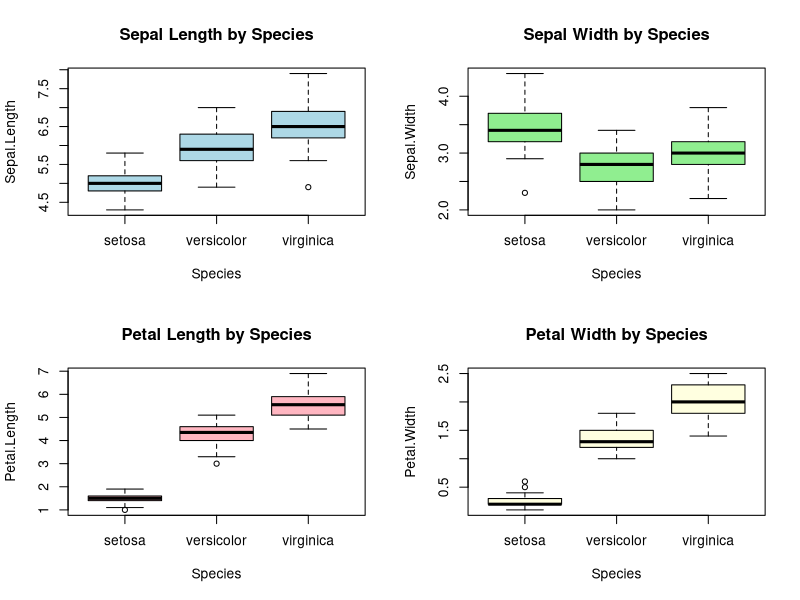
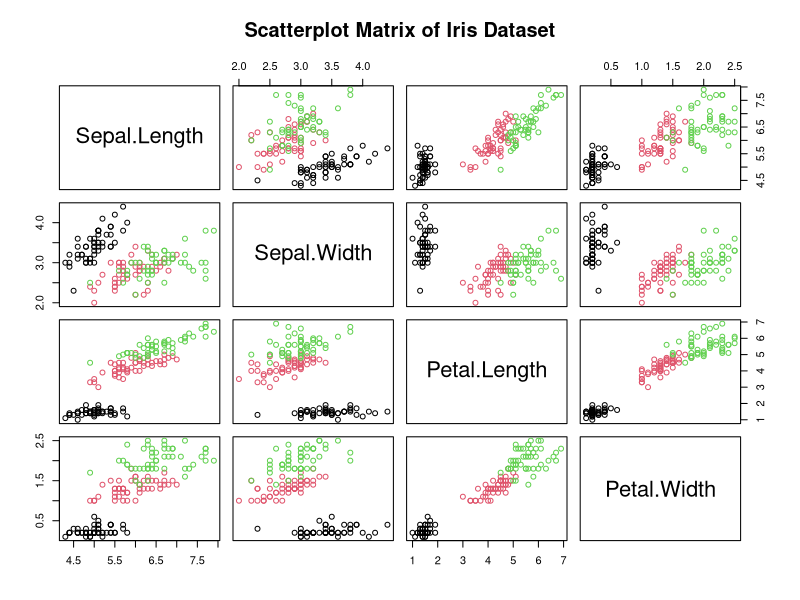

These charts were generated, in order, by the following R code:
data("iris")
print("First 6 rows of iris dataset:")
head(iris)
print("Structure of iris dataset:")
str(iris)
print("Summary statistics:")
summary(iris)
cat("Number of Rows:", nrow(iris), "\n")
cat("Number of Columns:", ncol(iris), "\n")
cat("Any missing values? ", any(is.na(iris)), "\n")
print("Distribution of Species:")
table(iris$Species)
print("Correlation matrix:")
print(cor(iris[,1:4]))
par(mfrow=c(2,2))  # arrange plots
boxplot(Sepal.Length ~ Species, data=iris, main="Sepal Length by Species", col="lightblue")
boxplot(Sepal.Width  ~ Species, data=iris, main="Sepal Width by Species", col="lightgreen")
boxplot(Petal.Length ~ Species, data=iris, main="Petal Length by Species", col="lightpink")
boxplot(Petal.Width  ~ Species, data=iris, main="Petal Width by Species", col="lightyellow")
pairs(iris[,1:4], col=iris$Species, main="Scatterplot Matrix of Iris Dataset")
print("Mean values by Species:")
aggregate(. ~ Species, data=iris, FUN=mean)
